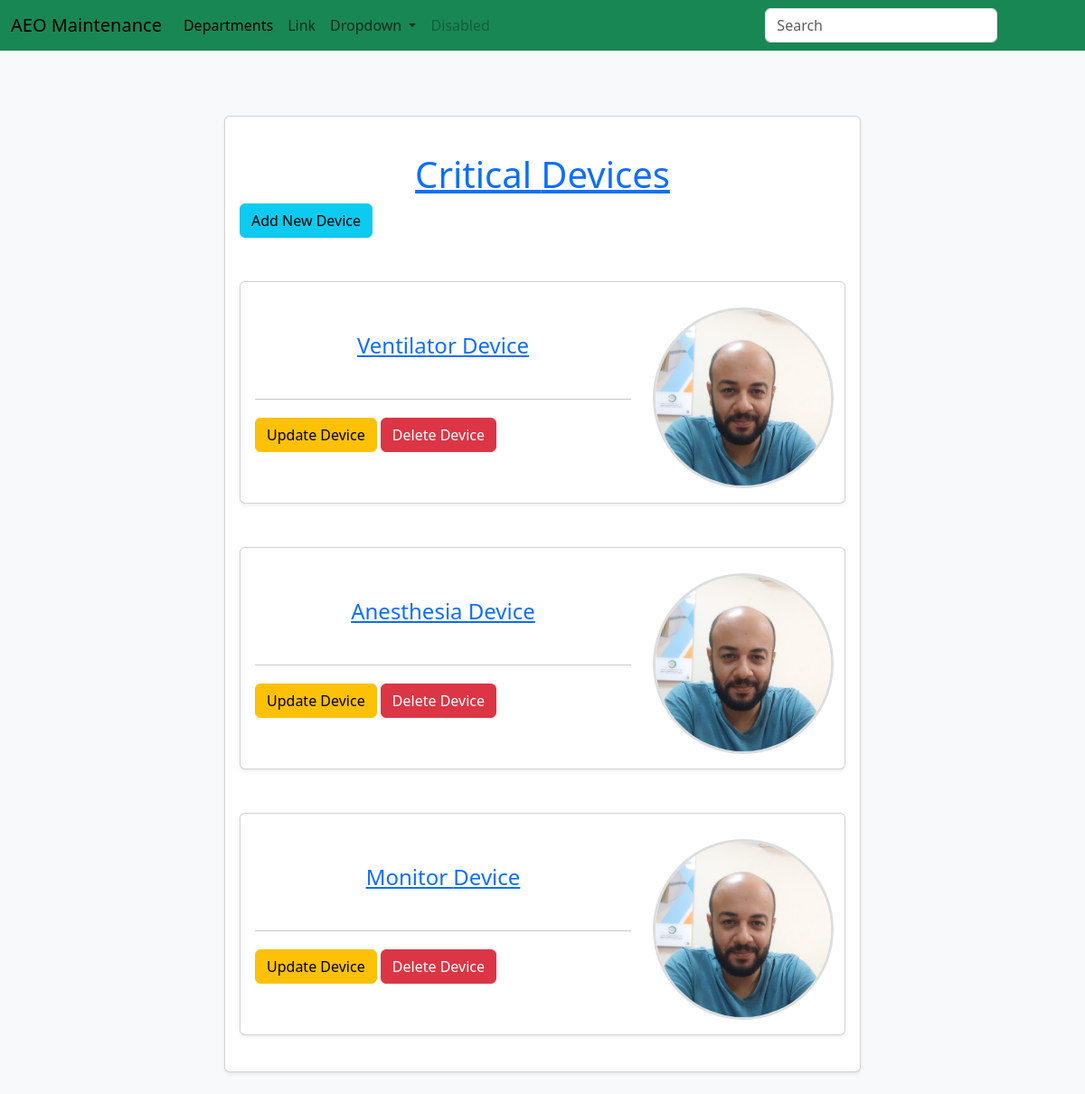
The app's page /departments/1/devices/, older data.
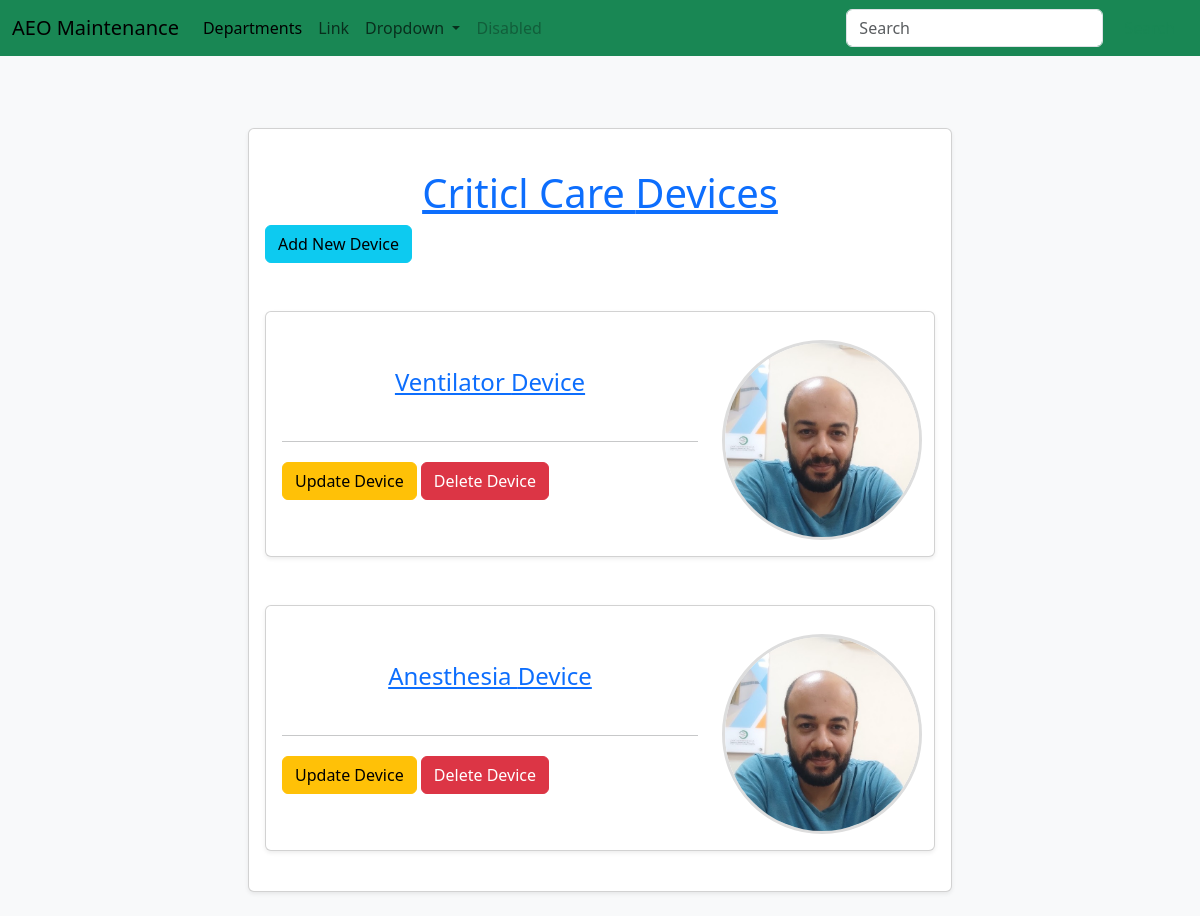
The same page, newer data.
### maintenance_system/models.py (models this page shows, shortened)
class Department(db.Model):
	id = db.Column(db.Integer, primary_key=True)
	name = db.Column(db.String(80), unique=True)
	members = db.relationship('User', backref='department', lazy=True)
	devices = db.relationship('Device', backref='department', lazy=True)

class Device(db.Model):
	id = db.Column(db.Integer, primary_key=True)
	name = db.Column(db.String(80), unique=True)
	department_id = db.Column(db.Integer, db.ForeignKey('department.id'))
	models = db.relationship('Model', backref='device', lazy=True)

### maintenance_system/routes.py (the view)
@app.route('/departments/<int:department_id>/devices/', methods=['GET'])
def devices(department_id):
	department = Department.query.get_or_404(department_id)
	form = DeviceForm()
	devices = department.devices
	return render_template('devices.html', department=department, devices=devices, form=form)

### maintenance_system/forms.py (shortened to what this page needs)
class DeviceForm(FlaskForm):
	name = StringField('Device Name', validators=[DataRequired(), Length(min=2, max=20)])
	submit = SubmitField('Add')

### maintenance_system/Templates/devices.html (shortened to what this page needs)
{% extends "layout.html"%}
{% block content %}
<div class="row justify-content-center">
	<div class="col-lg-8 mt-4 mb-4">
		<div class="card p-3 shadow-sm">
			<div class="row">
				<div class="col-md-8 col-lg-12 mt-4 mb-4">
					<a href="{{ url_for('department', id = department.id) }}">
						<h1 class="text-center">{{ department.name }} Devices</h1>
					</a>
					<button type="button" class="btn btn-info btn-md" data-bs-toggle="modal"
						data-bs-target="#addDevice">Add
						New Device</button>
				</div>
				{% for device in devices %}
				<div class="col-md-8 col-lg-12 mt-4 mb-4">
					<div class="card p-3 shadow-sm">
						<div class="row align-items-center">
							<div class="col-lg-8 col-12">
								<a href="{{ url_for('device', device_id = device.id)}}">
									<h4 class="mb-1 text-center">{{device.name}} Device</h4>
								</a>
								<br>
								<hr>
								<div>
									<button type="button" class="btn btn-warning btn-custom mt-1" data-bs-toggle="modal"
										data-bs-target="#updateDevice{{ device.id }}">Update
										Device</button>
									<button type="button" class="btn btn-danger custom-button mt-1"
										data-bs-toggle="modal" data-bs-target="#deleteDevice{{ device.id }}">Delete
										Device</button>
								</div>
							</div>
							<div class="col-lg-4 text-center mt-1">
								<img src="{{ url_for('static', filename='images/profile.jpg')}}" alt="User Photo"
									class="rounded-photo mt-2">
							</div>
						</div>
					</div>
				</div>
				{% endfor %}
			</div>
		</div>
	</div>
	{% endblock%}

Row changes from the older to the newer data that the page shows:
removed Device: name "Monitor"
changed Department: name "Critical" → "Criticl Care"
